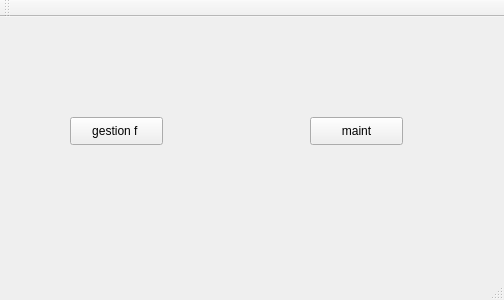
<?xml version="1.0" encoding="UTF-8"?>
<ui version="4.0">
 <class>MainWindow</class>
 <widget class="QMainWindow" name="MainWindow">
  <property name="geometry">
   <rect>
    <x>0</x>
    <y>0</y>
    <width>504</width>
    <height>300</height>
   </rect>
  </property>
  <property name="windowTitle">
   <string>MainWindow</string>
  </property>
  <widget class="QWidget" name="centralWidget">
   <widget class="QPushButton" name="pushButton_gestionf">
    <property name="geometry">
     <rect>
      <x>70</x>
      <y>100</y>
      <width>93</width>
      <height>28</height>
     </rect>
    </property>
    <property name="text">
     <string>gestion f </string>
    </property>
   </widget>
   <widget class="QPushButton" name="pushButton_m">
    <property name="geometry">
     <rect>
      <x>310</x>
      <y>100</y>
      <width>93</width>
      <height>28</height>
     </rect>
    </property>
    <property name="text">
     <string>maint</string>
    </property>
   </widget>
  </widget>
  <widget class="QMenuBar" name="menuBar">
   <property name="geometry">
    <rect>
     <x>0</x>
     <y>0</y>
     <width>504</width>
     <height>26</height>
    </rect>
   </property>
  </widget>
  <widget class="QToolBar" name="mainToolBar">
   <attribute name="toolBarArea">
    <enum>TopToolBarArea</enum>
   </attribute>
   <attribute name="toolBarBreak">
    <bool>false</bool>
   </attribute>
  </widget>
  <widget class="QStatusBar" name="statusBar"/>
 </widget>
 <layoutdefault spacing="6" margin="11"/>
 <resources/>
 <connections/>
</ui>
